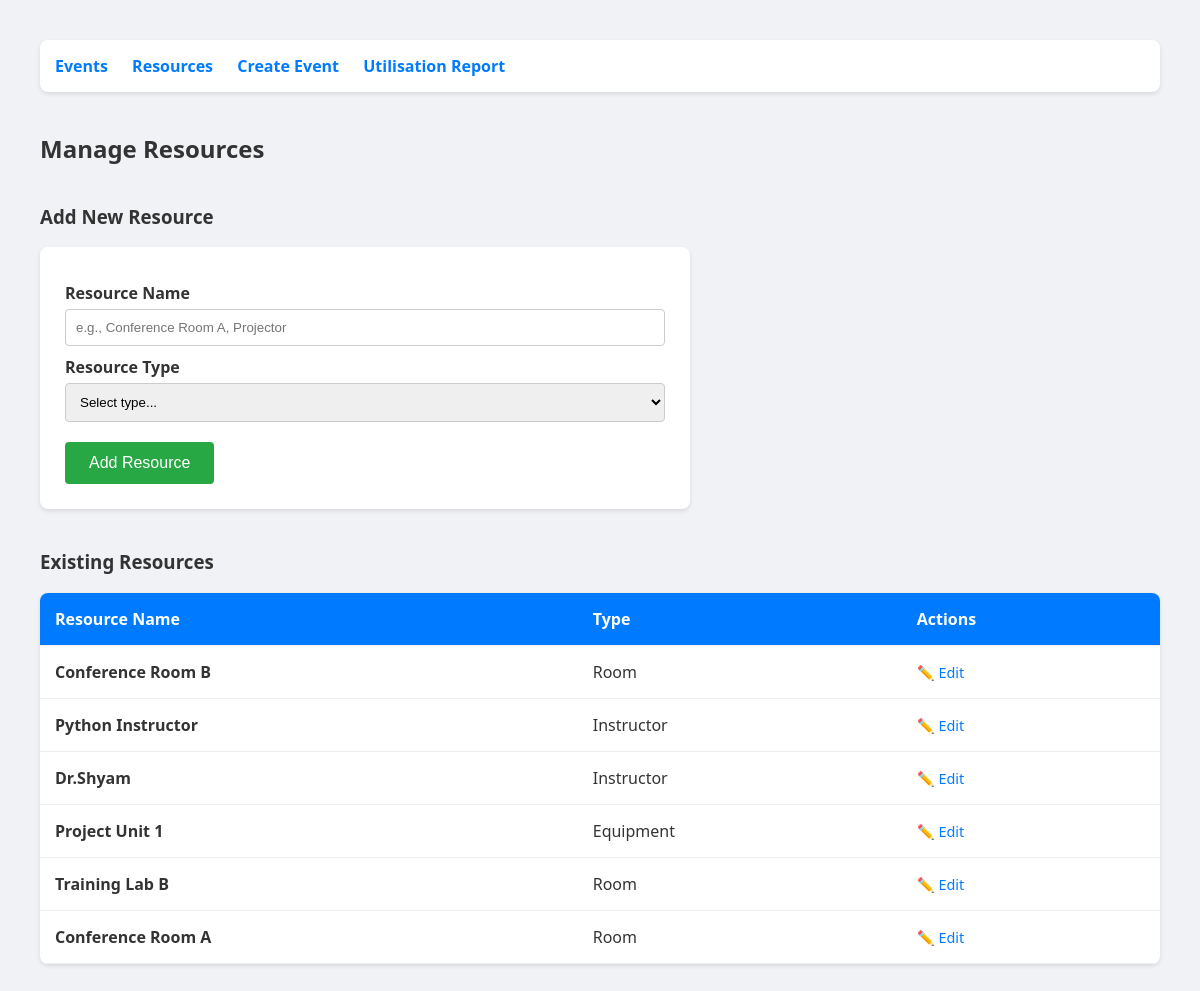
Page /resources on the committed database.
### models.py (models this page shows)
class Resource(db.Model):
    resource_id = db.Column(db.Integer, primary_key=True)
    resource_name = db.Column(db.String(100), nullable=False)
    resource_type = db.Column(db.String(50), nullable=False)
    allocations = db.relationship('EventResourceAllocation', backref='resource', cascade="all, delete-orphan")

### app.py (the view)
@app.route('/resources', methods=['GET', 'POST'])
def resources():
    if request.method == 'POST':
        new_res = Resource(resource_name=request.form['name'], resource_type=request.form['type'])
        db.session.add(new_res)
        db.session.commit()
        flash('Resource added successfully!')
        return redirect(url_for('resources'))
    res_list = Resource.query.all()
    return render_template('resources.html', resources=res_list)

### templates/resources.html (shortened to what this page needs)
{% extends "base.html" %}
{% block content %}
<div style="display: flex; justify-content: space-between; align-items: center; margin-bottom: 10px;">
    <h2>Manage Resources</h2>
</div>
<h3>Add New Resource</h3>
<form method="POST" style="margin-bottom: 40px;">
    <label>Resource Name</label>
    <input type="text" name="name" placeholder="e.g., Conference Room A, Projector" required>
    <label>Resource Type</label>
    <select name="type" required>
        <option value="">Select type...</option>
    </select>
    <button type="submit">Add Resource</button>
</form>
<h3>Existing Resources</h3>
{% if resources %}
<table>
    <thead>
        <tr>
            <th>Resource Name</th>
            <th>Type</th>
            <th>Actions</th>
        </tr>
    </thead>
    <tbody>
        {% for resource in resources %}
        <tr>
            <td><strong>{{ resource.resource_name }}</strong></td>
            <td><span style="text-transform: capitalize;">{{ resource.resource_type }}</span></td>
            <td>
                <a href="/resources/edit/{{ resource.resource_id }}" class="edit-link">✏️ Edit</a>
            </td>
        </tr>
        {% endfor %}
    </tbody>
</table>
{% else %}
<p style="color: #999; font-style: italic;">No resources added yet. Add your first resource above.</p>
{% endif %}
{% endblock %}

### templates/base.html (style rules this page uses)
body { font-family: 'Segoe UI', Tahoma, Geneva, Verdana, sans-serif; margin: 40px; background-color: #f0f2f5; color: #333; }
table { width: 100%; border-collapse: collapse; background: white; border-radius: 8px; overflow: hidden; box-shadow: 0 2px 4px rgba(0,0,0,0.1); }
th, td { padding: 15px; text-align: left; border-bottom: 1px solid #eee; }
th { background-color: #007bff; color: white; }
form { background: white; padding: 25px; border-radius: 8px; box-shadow: 0 2px 4px rgba(0,0,0,0.1); max-width: 600px; }
label { font-weight: bold; display: block; margin-top: 10px; }
input, select, textarea { margin-top: 5px; width: 100%; padding: 10px; border: 1px solid #ccc; border-radius: 4px; box-sizing: border-box; }
button { margin-top: 20px; background: #28a745; color: white; padding: 12px 24px; border: none; border-radius: 4px; cursor: pointer; font-size: 16px; }
.edit-link { color: #007bff; text-decoration: none; font-size: 0.9em; }

### rows in the picture
Resource: resource_name "Conference Room B", resource_type "Room"
Resource: resource_name "Python Instructor", resource_type "Instructor"
Resource: resource_name "Dr.Shyam", resource_type "Instructor"
Resource: resource_name "Project Unit 1", resource_type "Equipment"
Resource: resource_name "Training Lab B", resource_type "Room"
Resource: resource_name "Conference Room A", resource_type "Room"
